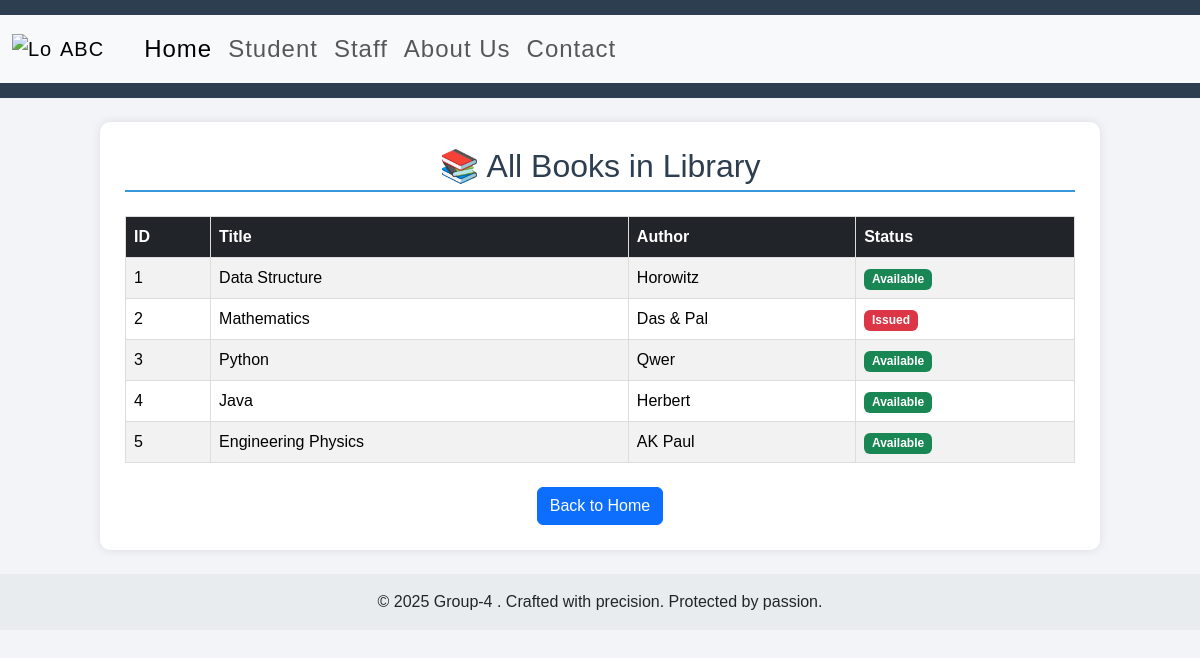
Before: /books with the older database file.
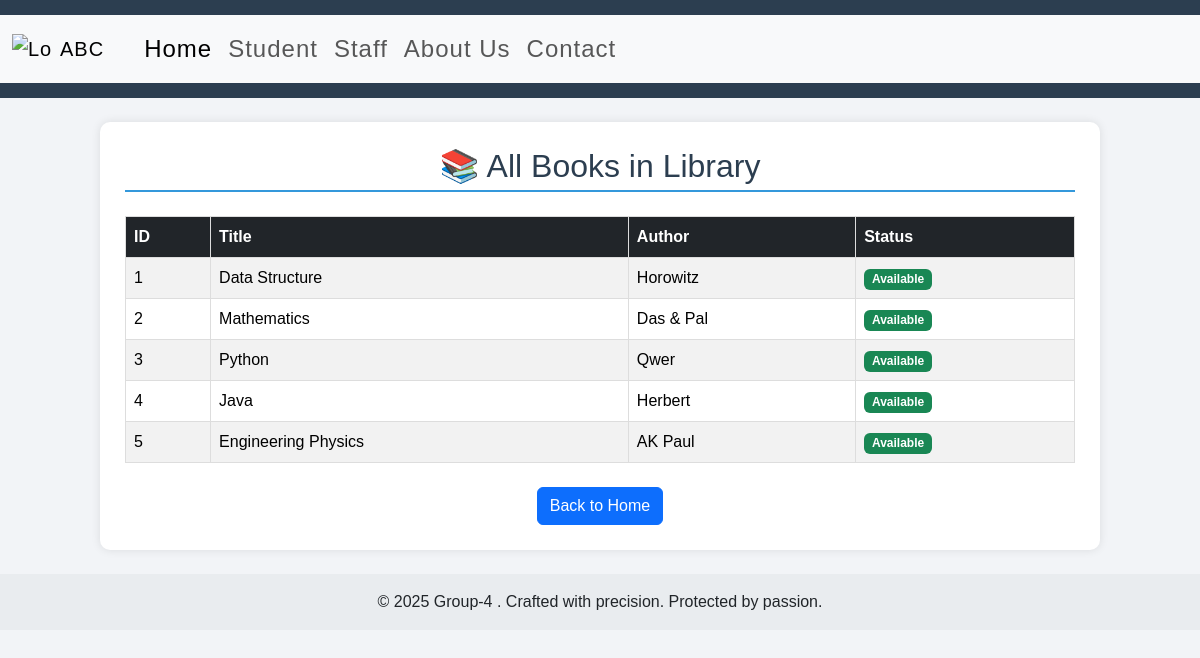
After: the same page with the newer database file.
### app.py (models this page shows)
class Book(db.Model):
    id = db.Column(db.Integer,primary_key=True)
    title = db.Column(db.String(50))
    author = db.Column(db.String(50))
    user = db.Column(db.String(10),default=None) #took
    date = db.Column(db.Date,default=None) #when

### app.py (the view)
@app.route("/books")
def View_Books():
    return render_template("books.html", books=Book.query.all())

### templates/books.html (shortened to what this page needs)
{% extends "base.html" %}
{% block b %}
<div class="container my-4">
    <h2 class="text-center mb-4">📚 All Books in Library</h2>
    {% if books %}
    <table class="table table-striped">
        <thead class="table-dark">
            <tr>
                <th>ID</th>
                <th>Title</th>
                <th>Author</th>
                <th>Status</th>
            </tr>
        </thead>
        <tbody>
            {% for book in books %}
            <tr>
                <td>{{ book.id }}</td>
                <td>{{ book.title }}</td>
                <td>{{ book.author }}</td>
                <td>
                    {% if book.user %}
                        <span class="badge bg-danger">Issued</span>
                    {% else %}
                        <span class="badge bg-success">Available</span>
                    {% endif %}
                </td>
            </tr>
            {% endfor %}
        </tbody>
    </table>
    {% else %}
    <div class="alert alert-info text-center">
        <h4>No books found in the library</h4>
        <p>Books will appear here once they are added to the database.</p>
    </div>
    {% endif %}
    <div class="text-center mt-4">
        <a href="/" class="btn btn-primary">Back to Home</a>
    </div>
</div>
{% endblock %}

Changed rows visible on the page:
changed Book "Mathematics": user "Issued" → "Available"
